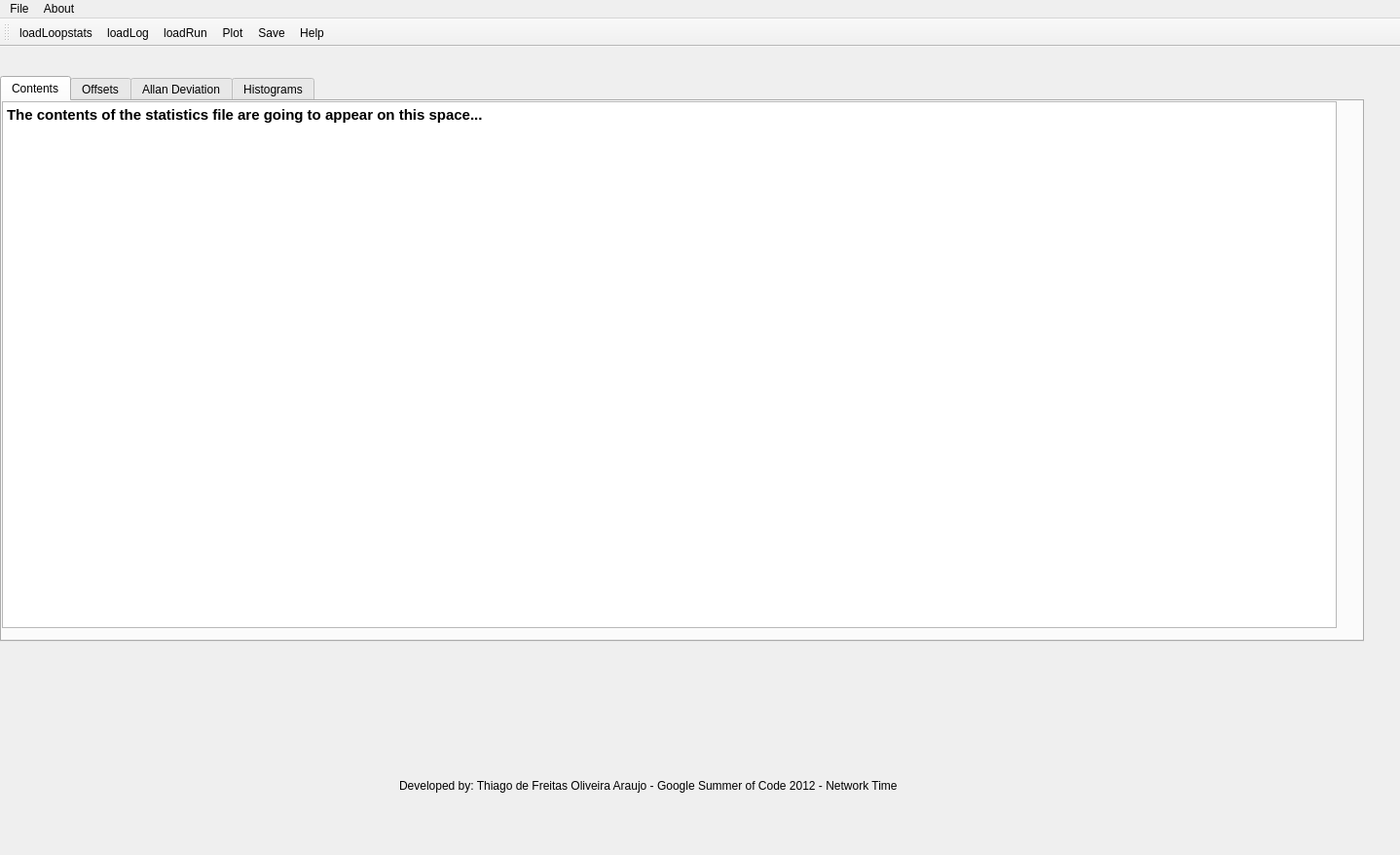
<?xml version="1.0" encoding="UTF-8"?>
<ui version="4.0">
 <class>MainWindow</class>
 <widget class="QMainWindow" name="MainWindow">
  <property name="geometry">
   <rect>
    <x>0</x>
    <y>0</y>
    <width>1438</width>
    <height>878</height>
   </rect>
  </property>
  <property name="windowTitle">
   <string>NTPStats Analyzer v1.0</string>
  </property>
  <widget class="QWidget" name="centralwidget">
   <widget class="QTabWidget" name="tabWidget">
    <property name="geometry">
     <rect>
      <x>0</x>
      <y>30</y>
      <width>1401</width>
      <height>581</height>
     </rect>
    </property>
    <property name="currentIndex">
     <number>0</number>
    </property>
    <widget class="QWidget" name="tab">
     <property name="minimumSize">
      <size>
       <width>617</width>
       <height>0</height>
      </size>
     </property>
     <attribute name="title">
      <string>Contents</string>
     </attribute>
     <widget class="QTextEdit" name="textEdit">
      <property name="geometry">
       <rect>
        <x>0</x>
        <y>0</y>
        <width>1371</width>
        <height>541</height>
       </rect>
      </property>
      <property name="html">
       <string>&lt;!DOCTYPE HTML PUBLIC &quot;-//W3C//DTD HTML 4.0//EN&quot; &quot;http://www.w3.org/TR/REC-html40/strict.dtd&quot;&gt;
&lt;html&gt;&lt;head&gt;&lt;meta name=&quot;qrichtext&quot; content=&quot;1&quot; /&gt;&lt;style type=&quot;text/css&quot;&gt;
p, li { white-space: pre-wrap; }
&lt;/style&gt;&lt;/head&gt;&lt;body style=&quot; font-family:'Ubuntu'; font-size:11pt; font-weight:400; font-style:normal;&quot;&gt;
&lt;p style=&quot; margin-top:0px; margin-bottom:0px; margin-left:0px; margin-right:0px; -qt-block-indent:0; text-indent:0px;&quot;&gt;&lt;span style=&quot; font-weight:600;&quot;&gt;The contents of the statistics file are going to appear on this space...&lt;/span&gt;&lt;/p&gt;&lt;/body&gt;&lt;/html&gt;</string>
      </property>
     </widget>
    </widget>
    <widget class="QWidget" name="tab_2">
     <property name="minimumSize">
      <size>
       <width>617</width>
       <height>0</height>
      </size>
     </property>
     <attribute name="title">
      <string>Offsets</string>
     </attribute>
     <widget class="QWidget" name="verticalLayoutWidget">
      <property name="geometry">
       <rect>
        <x>0</x>
        <y>0</y>
        <width>631</width>
        <height>541</height>
       </rect>
      </property>
      <layout class="QVBoxLayout" name="plotSpace"/>
     </widget>
     <widget class="QLineEdit" name="nametoSave">
      <property name="geometry">
       <rect>
        <x>640</x>
        <y>50</y>
        <width>271</width>
        <height>27</height>
       </rect>
      </property>
     </widget>
     <widget class="QLabel" name="label_2">
      <property name="geometry">
       <rect>
        <x>650</x>
        <y>30</y>
        <width>241</width>
        <height>17</height>
       </rect>
      </property>
      <property name="text">
       <string>Provide File Name to Save the Plot</string>
      </property>
     </widget>
     <widget class="QSlider" name="sliderOffsets">
      <property name="geometry">
       <rect>
        <x>650</x>
        <y>510</y>
        <width>271</width>
        <height>29</height>
       </rect>
      </property>
      <property name="orientation">
       <enum>Qt::Horizontal</enum>
      </property>
     </widget>
    </widget>
    <widget class="QWidget" name="tab_3">
     <attribute name="title">
      <string>Allan Deviation</string>
     </attribute>
     <widget class="QWidget" name="verticalLayoutWidget_3">
      <property name="geometry">
       <rect>
        <x>0</x>
        <y>0</y>
        <width>631</width>
        <height>541</height>
       </rect>
      </property>
      <layout class="QVBoxLayout" name="plotSpace_3"/>
     </widget>
     <widget class="QLineEdit" name="nametoSave_3">
      <property name="geometry">
       <rect>
        <x>640</x>
        <y>50</y>
        <width>271</width>
        <height>27</height>
       </rect>
      </property>
     </widget>
     <widget class="QLabel" name="label_4">
      <property name="geometry">
       <rect>
        <x>650</x>
        <y>30</y>
        <width>241</width>
        <height>17</height>
       </rect>
      </property>
      <property name="text">
       <string>Provide File Name to Save the Plot</string>
      </property>
     </widget>
     <widget class="QSlider" name="sliderOffsets_3">
      <property name="geometry">
       <rect>
        <x>650</x>
        <y>510</y>
        <width>271</width>
        <height>29</height>
       </rect>
      </property>
      <property name="orientation">
       <enum>Qt::Horizontal</enum>
      </property>
     </widget>
    </widget>
    <widget class="QWidget" name="tab_4">
     <attribute name="title">
      <string>Histograms</string>
     </attribute>
     <widget class="QWidget" name="verticalLayoutWidget_2">
      <property name="geometry">
       <rect>
        <x>0</x>
        <y>0</y>
        <width>631</width>
        <height>541</height>
       </rect>
      </property>
      <layout class="QVBoxLayout" name="plotSpace_2"/>
     </widget>
     <widget class="QLineEdit" name="nametoSave_2">
      <property name="geometry">
       <rect>
        <x>640</x>
        <y>50</y>
        <width>271</width>
        <height>27</height>
       </rect>
      </property>
     </widget>
     <widget class="QLabel" name="label_3">
      <property name="geometry">
       <rect>
        <x>650</x>
        <y>30</y>
        <width>231</width>
        <height>17</height>
       </rect>
      </property>
      <property name="text">
       <string>Provide File Name to Save the Plot</string>
      </property>
     </widget>
     <widget class="QSlider" name="sliderHist">
      <property name="geometry">
       <rect>
        <x>650</x>
        <y>510</y>
        <width>271</width>
        <height>29</height>
       </rect>
      </property>
      <property name="orientation">
       <enum>Qt::Horizontal</enum>
      </property>
     </widget>
    </widget>
   </widget>
   <widget class="QLabel" name="label">
    <property name="geometry">
     <rect>
      <x>410</x>
      <y>750</y>
      <width>630</width>
      <height>17</height>
     </rect>
    </property>
    <property name="text">
     <string>Developed by: Thiago de Freitas Oliveira Araujo - Google Summer of Code 2012 - Network Time</string>
    </property>
   </widget>
   <widget class="QLabel" name="label_5">
    <property name="geometry">
     <rect>
      <x>380</x>
      <y>750</y>
      <width>24</width>
      <height>24</height>
     </rect>
    </property>
    <property name="text">
     <string/>
    </property>
    <property name="textFormat">
     <enum>Qt::PlainText</enum>
    </property>
    <property name="pixmap">
     <pixmap>icons/ntp-client.png</pixmap>
    </property>
    <property name="scaledContents">
     <bool>true</bool>
    </property>
   </widget>
  </widget>
  <widget class="QMenuBar" name="menubar">
   <property name="geometry">
    <rect>
     <x>0</x>
     <y>0</y>
     <width>1438</width>
     <height>25</height>
    </rect>
   </property>
   <widget class="QMenu" name="menuFile">
    <property name="title">
     <string>File</string>
    </property>
    <widget class="QMenu" name="menuLoad">
     <property name="title">
      <string>Load</string>
     </property>
     <addaction name="actionLoopstats"/>
     <addaction name="actionLog_File"/>
     <addaction name="actionRun_File"/>
    </widget>
    <addaction name="menuLoad"/>
   </widget>
   <widget class="QMenu" name="menuAbout">
    <property name="title">
     <string>About</string>
    </property>
    <addaction name="actionNtpStatus"/>
    <addaction name="actionHelp"/>
   </widget>
   <addaction name="menuFile"/>
   <addaction name="menuAbout"/>
  </widget>
  <widget class="QToolBar" name="toolBarNTP">
   <property name="enabled">
    <bool>true</bool>
   </property>
   <property name="focusPolicy">
    <enum>Qt::ClickFocus</enum>
   </property>
   <property name="contextMenuPolicy">
    <enum>Qt::NoContextMenu</enum>
   </property>
   <property name="windowTitle">
    <string>toolBarNTP</string>
   </property>
   <property name="toolButtonStyle">
    <enum>Qt::ToolButtonIconOnly</enum>
   </property>
   <attribute name="toolBarArea">
    <enum>TopToolBarArea</enum>
   </attribute>
   <attribute name="toolBarBreak">
    <bool>true</bool>
   </attribute>
   <addaction name="actionLoadLopstats"/>
   <addaction name="actionLoadLog"/>
   <addaction name="actionLoadRun"/>
   <addaction name="actionPlot"/>
   <addaction name="actionSave"/>
   <addaction name="actionHelp"/>
  </widget>
  <action name="actionNtpStatus">
   <property name="text">
    <string>NtpStatus</string>
   </property>
   <property name="shortcut">
    <string>Ctrl+T</string>
   </property>
  </action>
  <action name="actionLoopstats">
   <property name="text">
    <string>Loopstats</string>
   </property>
   <property name="shortcut">
    <string>Ctrl+L</string>
   </property>
  </action>
  <action name="actionLog_File">
   <property name="text">
    <string>Log File</string>
   </property>
   <property name="shortcut">
    <string>Ctrl+O</string>
   </property>
  </action>
  <action name="actionRun_File">
   <property name="text">
    <string>Run File</string>
   </property>
   <property name="shortcut">
    <string>Ctrl+R</string>
   </property>
  </action>
  <action name="actionPlot">
   <property name="icon">
    <iconset>
     <normaloff>icons/plot_icon.png</normaloff>
     <normalon>icons/plot_icon.png</normalon>icons/plot_icon.png</iconset>
   </property>
   <property name="text">
    <string>Plot</string>
   </property>
   <property name="toolTip">
    <string>Plot</string>
   </property>
   <property name="shortcut">
    <string>Ctrl+P</string>
   </property>
  </action>
  <action name="actionLoadLopstats">
   <property name="icon">
    <iconset>
     <normalon>icons/onebit_13.png</normalon>
    </iconset>
   </property>
   <property name="text">
    <string>loadLoopstats</string>
   </property>
   <property name="toolTip">
    <string>Load Loopstats File</string>
   </property>
  </action>
  <action name="actionSave">
   <property name="icon">
    <iconset>
     <normaloff>icons/onebit_11.png</normaloff>icons/onebit_11.png</iconset>
   </property>
   <property name="text">
    <string>Save</string>
   </property>
   <property name="toolTip">
    <string>Save Plot</string>
   </property>
   <property name="shortcut">
    <string>Ctrl+S</string>
   </property>
  </action>
  <action name="actionLoadLog">
   <property name="icon">
    <iconset>
     <normaloff>icons/onebit_14.png</normaloff>icons/onebit_14.png</iconset>
   </property>
   <property name="text">
    <string>loadLog</string>
   </property>
   <property name="toolTip">
    <string>Load Log File from Estimator Run</string>
   </property>
  </action>
  <action name="actionLoadRun">
   <property name="icon">
    <iconset>
     <normaloff>icons/onebit_15.png</normaloff>icons/onebit_15.png</iconset>
   </property>
   <property name="text">
    <string>loadRun</string>
   </property>
   <property name="toolTip">
    <string>Load Statistics from Estimator Run</string>
   </property>
  </action>
  <action name="actionHelp">
   <property name="icon">
    <iconset>
     <normaloff>icons/onebit_37.png</normaloff>icons/onebit_37.png</iconset>
   </property>
   <property name="text">
    <string>Help</string>
   </property>
   <property name="shortcut">
    <string>Ctrl+H</string>
   </property>
  </action>
 </widget>
 <resources/>
 <connections/>
</ui>
